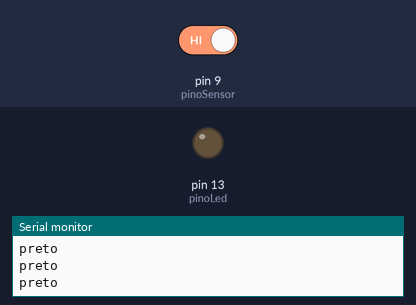
Bench run of a sketch on a simulated Arduino Uno, built with avr-gcc and run on an emulated ATmega328P. Shown: output pins drawn as LEDs (lit = HIGH), the last lines printed to the serial monitor. Inputs (shaded band) come from the test bench; at power-on: pin 9 (pinoSensor) HIGH.

Above: at 1.2 s.
1.3 s: pin 9 (pinoSensor) driven LOW
At 2.2 s:
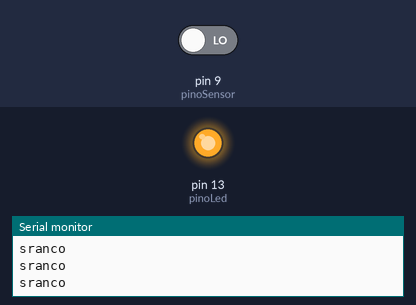
2.8 s: pin 9 (pinoSensor) driven HIGH
At 3.6 s:
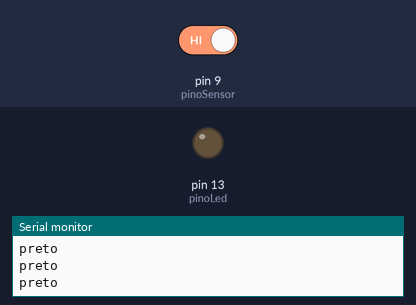
Timing chart, 0 to 5.8 s (numbered marks = the images above; inputs shaded):
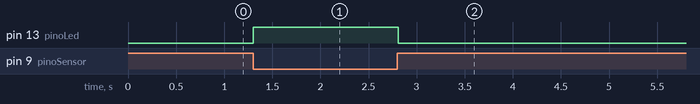

Measured:
- after the input at 1.3 s, pin 13 (pinoLed): LOW → HIGH at once
- after the input at 2.8 s, pin 13 (pinoLed): HIGH → LOW at once

The sketch:

Snesor_de_linha.ino
```cpp
const int pinoLed = 13; //PINO DIGITAL UTILIZADO PELO LED
const int pinoSensor = 9; //PINO DIGITAL UTILIZADO PELO SENSOR

void setup() {
  Serial.begin(9600);

  pinMode(pinoSensor, INPUT); //DEFINE O PINO COMO ENTRADA
  pinMode(pinoLed, OUTPUT); //DEFINE O PINO COMO SAÍDA
  digitalWrite(pinoLed, LOW); //LED INICIA DESLIGADO
}

void loop() {
  if(digitalRead(pinoSensor) == LOW){ //SE A LEITURA DO PINO FOR IGUAL A LOW, FAZ
      digitalWrite(pinoLed, HIGH); //ACENDE O LED
      Serial.println ("sranco");
  }else{ //SENÃO, FAZ
    digitalWrite(pinoLed, LOW); //APAGA O LED
    Serial.println ("preto");
  }

}
```
